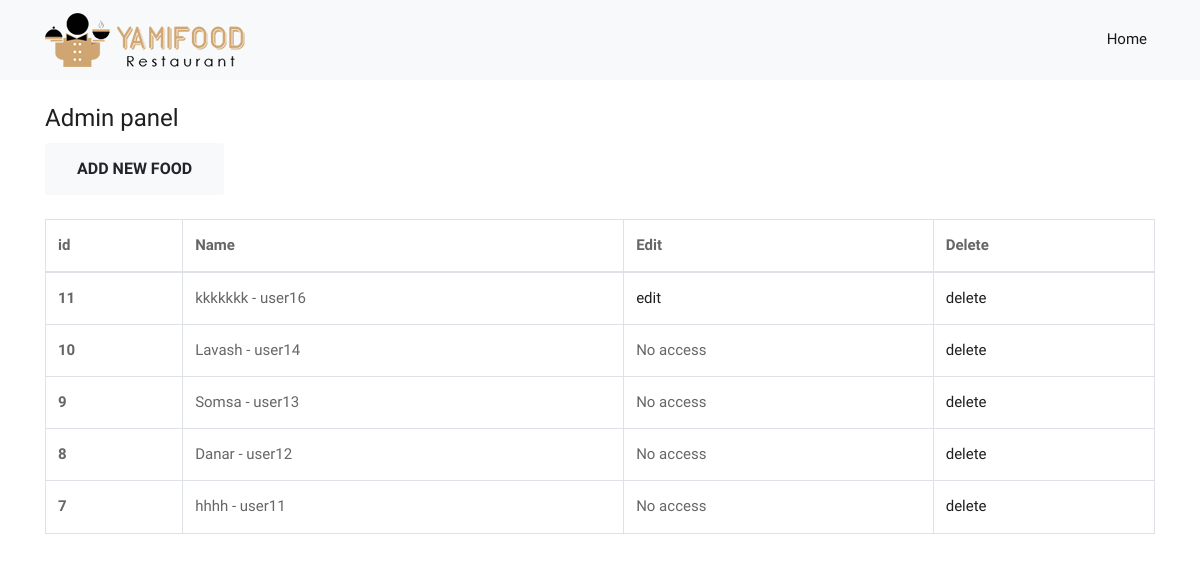
Page /create (signed in) on the earlier database version.
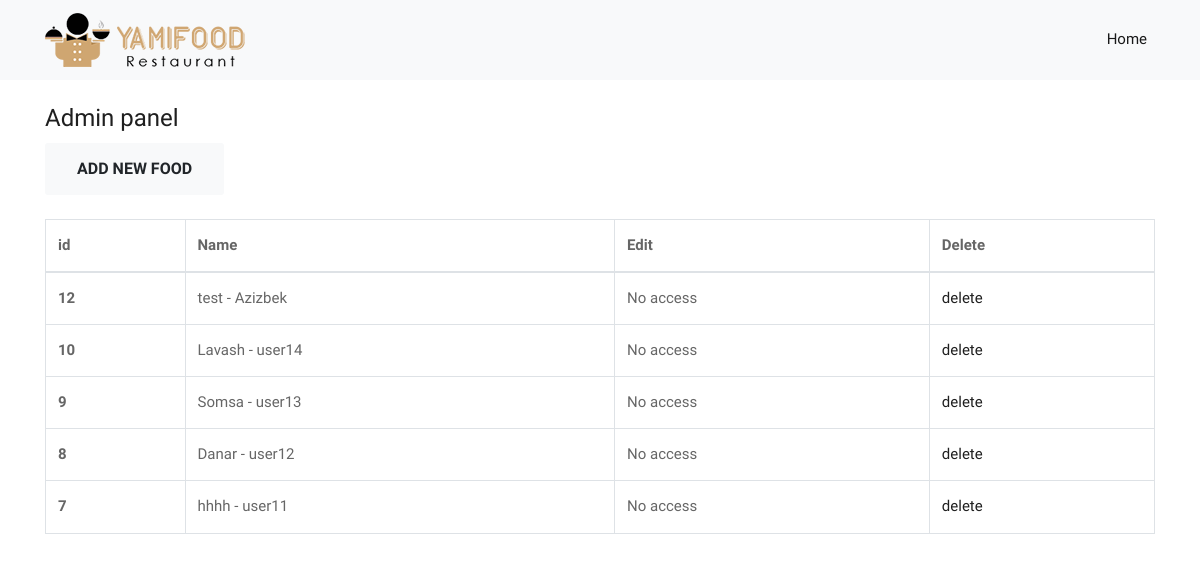
Same page on the later database version.
### foods/models.py (models this page shows, shortened)
class Foods(models.Model):
    author = models.ForeignKey(User, on_delete = models.CASCADE, verbose_name = 'Owner', blank = True,null = True)
    name = models.CharField(max_length = 50)
    description = models.TextField()
    price = models.IntegerField()
    class Meta:
        verbose_name_plural = 'Foods'

### foods/views.py (the view, shortened to what this page needs)
# urls.py: path('create', views.FoodCreateView.as_view(), name="create"),
class FoodCreateView(LoginRequiredMixin,CustomsuccessMessageMixin,CreateView):
    model = Foods
    template_name = 'create.html'
    form_class = FoodsForm
    success_url = reverse_lazy('create')
    success_msg = 'Successfully added'
    def get_context_data(self,**kwargs):
        kwargs['list_food'] = Foods.objects.all().order_by('-id')
        return super().get_context_data(**kwargs)

### foods/templates/create.html (shortened to what this page needs)
{% load static %}
<!DOCTYPE html>
<html lang="ru">
<head>
    <link rel="stylesheet" type="text/css" href="{% static 'css/style.css' %}">
    <link rel="stylesheet" href="{% static 'css/bootstrap.min.css' %}">
    <link rel="stylesheet" href="{% static 'css/style.css' %}">
    <link rel="stylesheet" href="{% static 'css/responsive.css' %}">
    <link rel="stylesheet" href="{% static 'css/custom.css' %}">
</head>
<body>
		<nav class="navbar navbar-expand-lg navbar-light bg-light">
			<div class="container">
				<a class="navbar-brand" href="index.html">
					<img src="{% static 'images/logo.png' %}" alt="" />
				</a>
				<div class="collapse navbar-collapse" id="navbars-rs-food">
					<ul class="navbar-nav ml-auto">
						<li class="nav-item active"><a class="nav-link" href="/">Home</a></li>
					</ul>
				</div>
			</div>
		</nav>
        <div class="container">
            <h1 class="mt-4">Admin panel</h1>
            <button type="button" class="btn btn-light" data-toggle="modal" data-target="#exampleModal">
                Add new food
            </button>
            {% if edit %}
                <h4 class="mt-4">Edit</h4>
                {% if success_edit %}
                <h4 class="mt-4 text-danger mt-4">Successfully edited</h4>
                {% endif %}
                <a class="btn btn-light" href="{% url 'create' %}">Back</a>
                <form id="edit_form" method="post">
                    {% csrf_token %}
                    {{ form }}
                </form>
                <button form="edit_form" type="submit" class="btn btn-light mt-4">Edit</button>
            {% else %}
            <table class="table table-bordered mt-4">
                <thead>
                <tr>
                    <th scope="col">id</th>
                    <th scope="col">Name</th>
                    <th scope="col">Edit</th>
                    <th scope="col">Delete</th>
                </tr>
                </thead>
                <tbody>
                {% for food in list_food %}
                <tr>
                    <th scope="row">{{ food.id }}</th>
                    <td>{{ food.name }} - {{ food.author }}</td>
                    <td>
                        {% if request.user == food.author %}
                        <a href="{% url 'edit' food.id %}">edit</a>
                        {% else %}
                        No access
                        {% endif %}
                    </td>
                    <td><a href="{% url 'delete' food.id %}">delete</a></td>
                </tr>
                {% endfor %}
                </tbody>
            </table>
            {% endif %}
        </div>
</body>
</html>

### static/css/style.css (style rules this page uses)
body { color: #666666; font-size: 15px; font-family: 'Athiti', sans-serif; line-height: 1.80857; }
a { color: #1f1f1f; text-decoration: none !important; outline: none !important; -webkit-transition: all .3s ease-in-out; -moz-transition: all .3s ease-in-out; -ms-transition: all .3s ease-in-out; -o-transition: all .3s ease-in-out; transition: all .3s ease-in-out; }
h1, h2, h3, h4, h5, h6 { letter-spacing: 0; font-weight: normal; position: relative; padding: 0 0 10px 0; font-weight: normal; line-height: 120% !important; color: #1f1f1f; margin: 0 }
h1 { font-size: 24px }
a { color: #1f1f1f; text-decoration: none; outline: none; }
a, .btn { text-decoration: none !important; outline: none !important; -webkit-transition: all .3s ease-in-out; -moz-transition: all .3s ease-in-out; -ms-transition: all .3s ease-in-out; -o-transition: all .3s ease-in-out; transition: all .3s ease-in-out; }
ul, li, ol { list-style: none; margin: 0px; padding: 0px; }
.btn { text-transform: uppercase; padding: 19px 36px; }
.btn { display: inline-block; font-weight: 600; text-align: center; white-space: nowrap; vertical-align: middle; -webkit-user-select: none; -moz-user-select: none; -ms-user-select: none; user-select: none; border: 2px solid transparent; padding: 12px 30px; font-size: 16px; line-height: 1.5; border-radius: .1875rem; transition: color .15s ease-in-out, background-color .15s ease-in-out, border-color .15s ease-in-out, box-shadow .15s ease-in-out; }

Differences in the rows shown:
removed Foods: id "11", name "kkkkkkk", author "user16", shows "edit"
added Foods: id "12", name "test", author "Azizbek", shows "No access"
